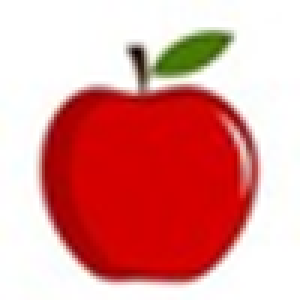
#> input picture CPU_log/resized_image_100x100.png, 100 x 100 px (shown 3 times larger); its folder holds only this picture in this run
$ python tao_10anh_10kichthuoc.py
#> lines starting #> are read from the running program, lines starting #| are printed output that depends on the picture
from PIL import Image
import tkinter as tk
from tkinter import filedialog

def resize_images():
    # Mở hộp thoại chọn file
    root = tk.Tk()
    root.withdraw()
    file_path = filedialog.askopenfilename(filetypes=[("Image Files", "*.jpg;*.jpeg;*.png;*.bmp;*.gif")])
#> the answer given: resized_image_100x100.png

    if not file_path:
        print("Không có ảnh nào được chọn!")
        return

    # Mở ảnh
    img = Image.open(file_path)
#> img is the input picture: PIL image 100x100 RGB; mean R, G, B 225.4, 151.6, 148.6

    # Tạo và lưu 10 ảnh với kích thước tăng dần
    for i in range(20):
        size = 50 + i * 5  # Kích thước ảnh
        resized_img = img.resize((size, size))
        save_path = f"resized_image_{size}x{size}.png"
        resized_img.save(save_path)
        print(f"Đã lưu ảnh: {save_path}")
#> this loop made 20 passes
#> pass 1, in resize_images, `resized_img = img.resize((size, size))`:
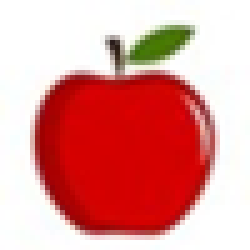
#> resized_img: PIL image 50x50 RGB (shown 5 times larger); mean R, G, B 225.4, 151.5, 148.6
#> pass 2, in resize_images, `resized_img = img.resize((size, size))`:
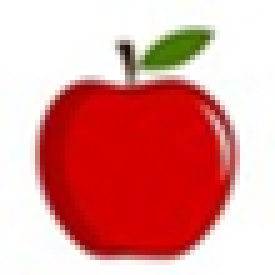
#> resized_img: PIL image 55x55 RGB (shown 5 times larger); mean R, G, B 225.4, 151.5, 148.6
#> pass 3, in resize_images, `resized_img = img.resize((size, size))`:
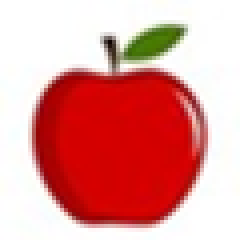
#> resized_img: PIL image 60x60 RGB (shown 4 times larger); mean R, G, B 225.4, 151.6, 148.6
#> after the loop:
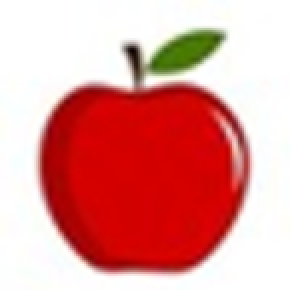
#> resized_img: PIL image 145x145 RGB (shown 2 times larger); mean R, G, B 225.4, 151.6, 148.6

    print("Hoàn thành!")

if __name__ == "__main__":
    resize_images()
